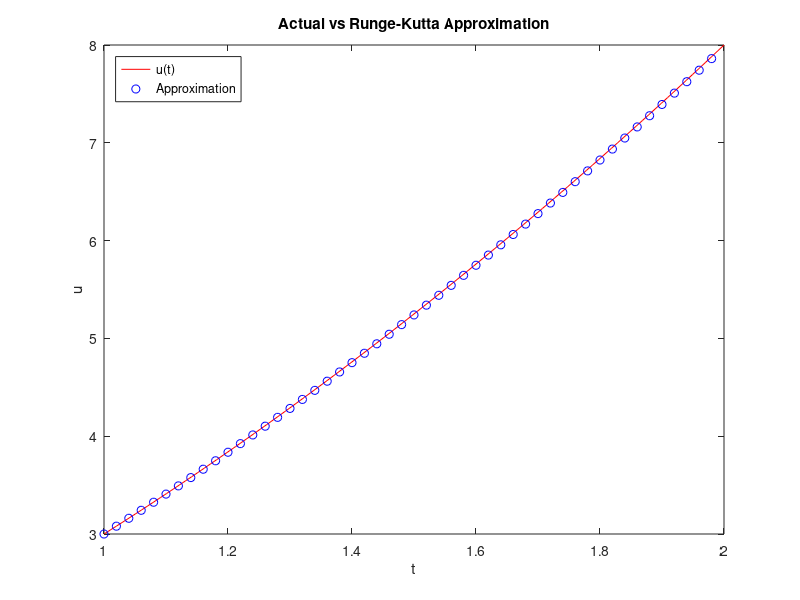

Here is the MATLAB script that generated this plot:
%Stephanie Klumpe
%Midterm
%Problem 3
%Solving the ODE u'(t)=2(t+1), u(1)=3 using the implicit Runge-Kutta
%method on the interval [1,2].
clear;
close all;
clc;
fprintf('Problem 3\n');
%n=10;
n=50;
%n=100;
t=linspace(1,2);
h=1/(n);
utrue=t.^2+2*t;
up=3;
tp=1;
plot(t,utrue,'r');
hold on
for i=1:n
    uc=up+h*(2*(tp+1));
    plot(tp,up,'bo');
    hold on
    tc=tp+h;
    tp=tc;
    up=uc;
end
title('Actual vs Runge-Kutta Approximation');
xlabel('t');
ylabel('u');
legend('u(t)','Approximation','Location','northwest');